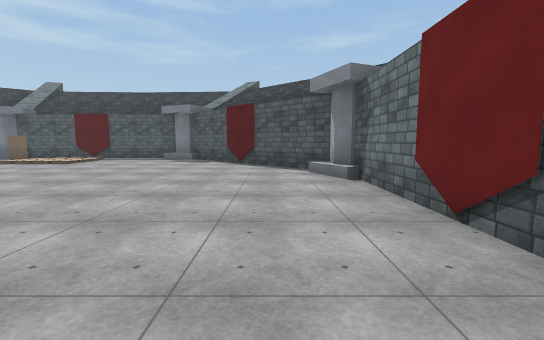
View 1 (above)

14 first-person views from a walk through a 3-D level made in the Unity game engine. The camera is 1.5 m above the floor, tilts 6° down and sees 90° across. The floor is counted in squares, 2 m on a side. Each view is taken from the middle of a square. On the plan, view 1 faces up. The plan holds only what a view shows up to about 10 squares ahead; the rest is blank. The place goes on beyond the plan. Surface patterns are stand-ins for the level's own textures.

View 2
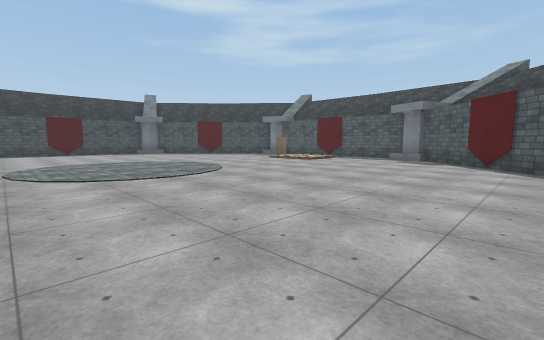

View 3
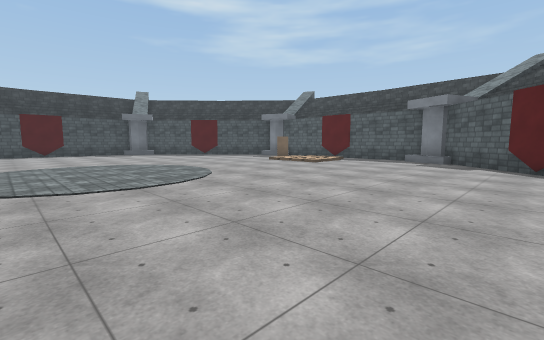

View 4
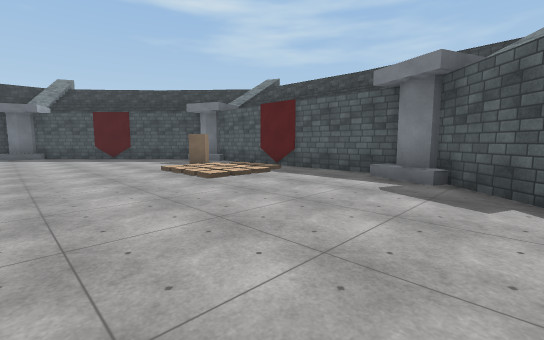

View 5
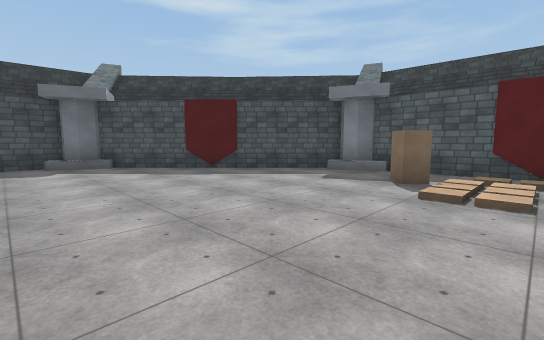

View 6
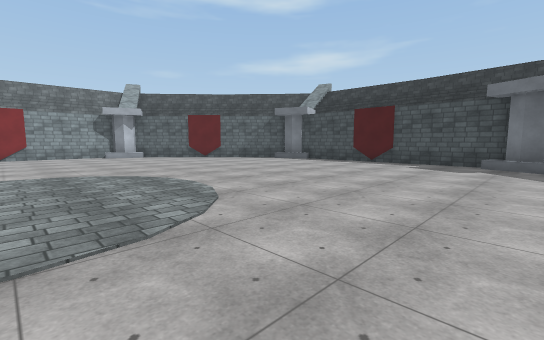

View 7
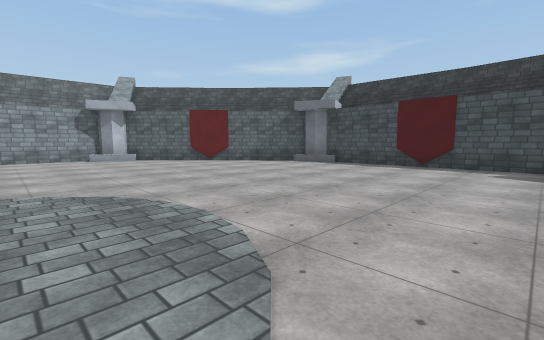

View 8
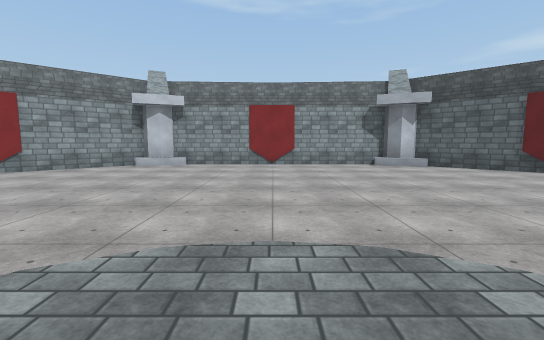

View 9
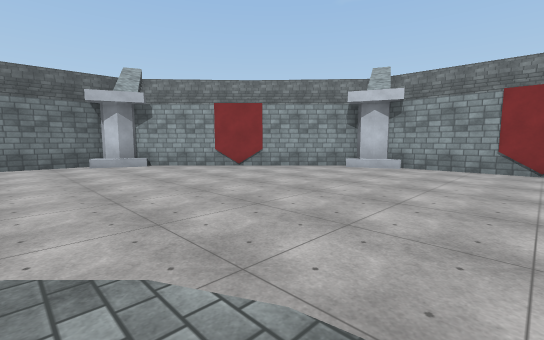

View 10
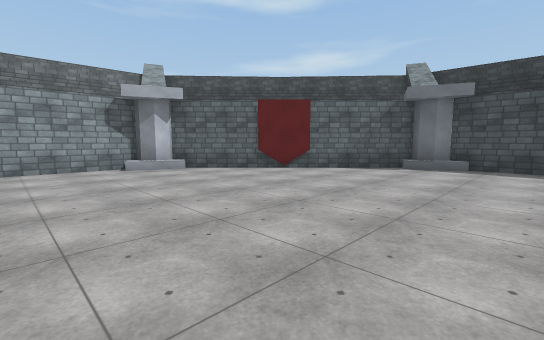

View 11
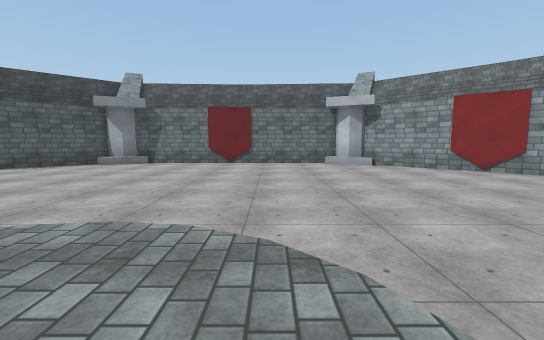

View 12
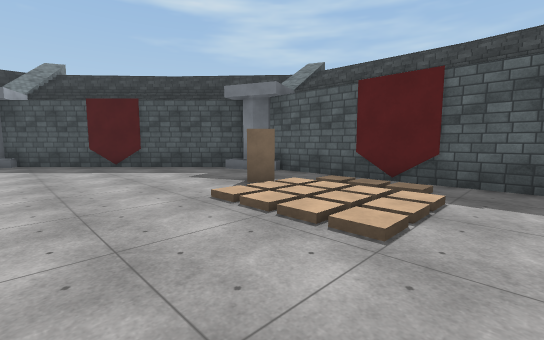

View 13
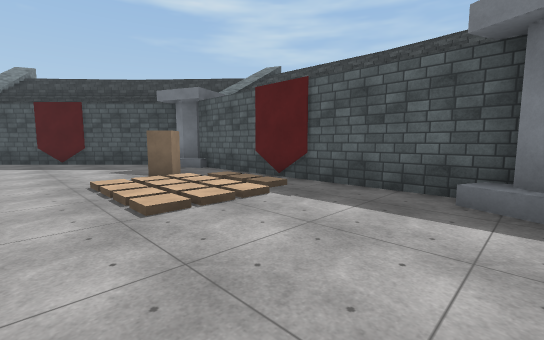

View 14
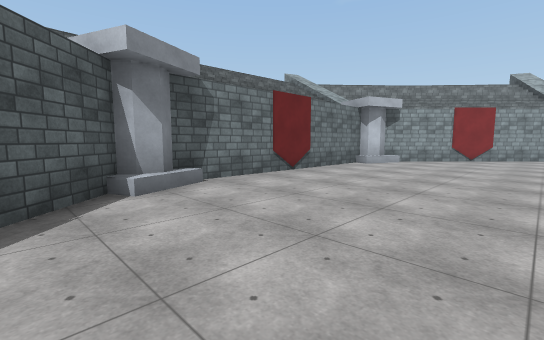

### Floor plan
Key: @ floor where view 1 was taken; # wall or solid block; . main floor; : floor 0.5 m higher than the main floor; / step, stairs or slope; B banner; L block.
Columns run from 18 left of view 1 to 2 right of it. Each row starts with its distance up from view 1.
 13       #########
 12     ###/..B...###
 11    ##....///....##
 10   ##....L///.....##
  9  ##B.....///.....B##
  8 ##.................##
  7 #:..................#
  6 #/..................#
  5 #...................#
  4 #...................#
  3 B...................B
  2 B...................B
  1 #...................#
  0 #.................@.#
 -1 #................../#
 -2 #..................:#
 -3 ##.................##
 -4  ##B.............B##
 -5   ##.............##
 -6    ##...........##
 -7     ###...B../###
 -8       #########

Positions as (right, up) in squares from view 1, and headings:
1: (0, 0), facing up
2: (0, 0), facing up-left
3: (-1, 1), facing up-left
4: (-2, 6), facing up-left
5: (-8, 5), facing up-left
6: (-8, 7), facing down-left
7: (-9, 5), facing down-left
8: (-8, 2), facing down
9: (-8, 1), facing down-right
10: (-9, 1), facing down-left
11: (-8, 1), facing right
12: (-6, 7), facing up-left
13: (-4, 8), facing up-left
14: (-3, 8), facing down-right
